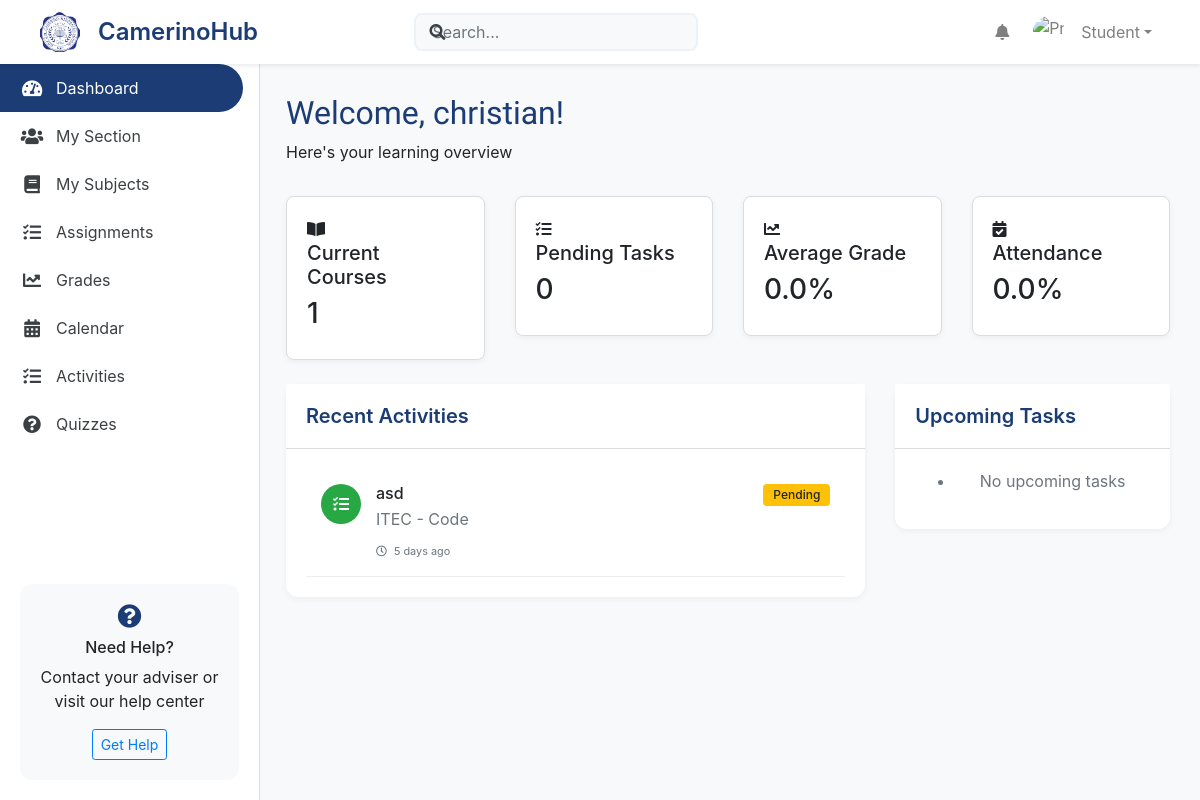
Page /Student/student_dashboard.php (signed in) on the committed database.
### tables this page shows
CREATE TABLE `student` (
  `student_id` int(11) NOT NULL,
  `username` varchar(100) NOT NULL,
  `password` varchar(255) NOT NULL,
  `email` varchar(100) NOT NULL,
  `firstname` varchar(100) NOT NULL,
  `lastname` varchar(100) NOT NULL,
  `middlename` varchar(100) DEFAULT NULL,
  `profile_image` varchar(255) DEFAULT NULL,
  `cys` varchar(50) NOT NULL,
  `status` enum('active','inactive','archived','graduated') DEFAULT 'active',
  `login_attempts` int(11) DEFAULT 0,
  `lockout_until` datetime DEFAULT NULL,
  `user_online` tinyint(1) DEFAULT 0,
  `created_at` timestamp NOT NULL DEFAULT current_timestamp(),
  `updated_at` timestamp NOT NULL DEFAULT current_timestamp() ON UPDATE current_timestamp()
);

CREATE TABLE `activities` (
  `activity_id` int(11) NOT NULL,
  `teacher_id` int(11) NOT NULL,
  `section_subject_id` int(11) NOT NULL,
  `title` varchar(255) NOT NULL,
  `description` text DEFAULT NULL,
  `file_path` varchar(255) DEFAULT NULL,
  `type` enum('activity','quiz','assignment') DEFAULT 'activity',
  `points` int(11) NOT NULL DEFAULT 100,
  `quiz_link` varchar(255) DEFAULT NULL,
  `quiz_duration` int(11) DEFAULT NULL COMMENT 'Duration in minutes',
  `prevent_tab_switch` tinyint(1) DEFAULT 0,
  `fullscreen_required` tinyint(1) DEFAULT 0,
  `quiz_attempts` int(11) DEFAULT 1,
  `due_date` datetime NOT NULL,
  `created_at` timestamp NOT NULL DEFAULT current_timestamp(),
  `updated_at` timestamp NOT NULL DEFAULT current_timestamp() ON UPDATE current_timestamp(),
  `status` enum('active','inactive') DEFAULT 'active'
);

CREATE TABLE `subjects` (
  `id` int(11) NOT NULL,
  `subject_code` varchar(20) NOT NULL,
  `subject_title` varchar(255) NOT NULL,
  `subject_name` varchar(100) NOT NULL,
  `category` varchar(100) NOT NULL,
  `description` varchar(255) DEFAULT NULL,
  `created_at` timestamp NOT NULL DEFAULT current_timestamp(),
  `status` enum('active','inactive') NOT NULL DEFAULT 'active'
);

### db/dbConnector.php (called while the page is built, shortened)
<?php
class DbConnector {
public $link;
public $messageLink;
function __construct($useMessageDb = false) {
        $host = 'localhost';
        $mainDb = 'camerinohub';
        $user = 'root';
        $pass = '';
        $this->link = mysqli_connect($host, $user, $pass, $mainDb);
        mysqli_set_charset($this->link, "utf8mb4");
    }
    function prepare($query, $useMessageDb = false) {
        $conn = $useMessageDb ? $this->messageLink : $this->link;
        $stmt = mysqli_prepare($conn, $query);
        return $stmt;
    }
}
?>

### Student/student_dashboard.php (the view, shortened to what this page needs)
<?php
require_once('../db/dbConnector.php');
$db = new DbConnector();
$student_id = $_SESSION['id'];
$query = "SELECT s.*, sec.section_name, sec.grade_level
          FROM student s
          LEFT JOIN student_sections ss ON s.student_id = ss.student_id
          LEFT JOIN sections sec ON ss.section_id = sec.section_id
          WHERE s.student_id = ? AND ss.status = 'active'";
$stmt = $db->prepare($query);
$stmt->bind_param("i", $student_id);
$stmt->execute();
$student_info = $stmt->get_result()->fetch_assoc();
$activities_query = "SELECT
    a.title,
    a.type,
    a.created_at as activity_date,
    sec.section_name,
    sub.subject_name,
    sub.subject_code,
    COALESCE(sas.points, 'Not submitted') as score,
    CASE
        WHEN sas.submission_id IS NOT NULL THEN 'Submitted'
        WHEN a.due_date < NOW() THEN 'Overdue'
        ELSE 'Pending'
    END as status
FROM student_sections ss
JOIN sections sec ON ss.section_id = sec.section_id
JOIN section_subjects ssub ON sec.section_id = ssub.section_id
JOIN subjects sub ON ssub.subject_id = sub.id
JOIN activities a ON ssub.id = a.section_subject_id
LEFT JOIN student_activity_submissions sas ON a.activity_id = sas.activity_id
    AND sas.student_id = ?
WHERE ss.student_id = ?
    AND ss.status = 'active'
    AND ssub.status = 'active'
    AND ss.academic_year_id = (SELECT id FROM academic_years WHERE status = 'active' LIMIT 1)
ORDER BY a.created_at DESC
LIMIT 5";
$stmt = $db->prepare($activities_query);
$stmt->bind_param("ii", $student_id, $student_id);
$stmt->execute();
$recent_activities = $stmt->get_result()->fetch_all(MYSQLI_ASSOC);
$tasks_query = "SELECT
    a.activity_id,
    a.title,
    a.due_date,
    sub.subject_name,
    sub.subject_code,
    ssub.schedule_day,
    ssub.schedule_time
FROM student_sections ss
JOIN sections sec ON ss.section_id = sec.section_id
JOIN section_subjects ssub ON sec.section_id = ssub.section_id
JOIN subjects sub ON ssub.subject_id = sub.id
JOIN activities a ON ssub.id = a.section_subject_id
WHERE ss.student_id = ?
    AND ss.status = 'active'
    AND ssub.status = 'active'
    AND ss.academic_year_id = (SELECT id FROM academic_years WHERE status = 'active' LIMIT 1)
    AND a.type = 'assignment'
    AND a.due_date > NOW()
    AND a.activity_id NOT IN (
        SELECT activity_id
        FROM student_activity_submissions
        WHERE student_id = ?
    )
ORDER BY a.due_date ASC
LIMIT 5";
$stmt = $db->prepare($tasks_query);
$stmt->bind_param("ii", $student_id, $student_id);
$stmt->execute();
$upcoming_tasks = $stmt->get_result()->fetch_all(MYSQLI_ASSOC);
$attendance_query = "SELECT
    COALESCE(
        COUNT(CASE WHEN a.status = 'present' THEN 1 END) * 100.0 / NULLIF(COUNT(*), 0),
        0
    ) as attendance_rate
FROM student_sections ss
JOIN section_subjects ssub ON ss.section_id = ssub.section_id
JOIN attendance a ON ssub.id = a.section_subject_id AND ss.student_id = a.student_id
WHERE ss.student_id = ?
    AND ss.status = 'active'
    AND ssub.status = 'active'
    AND ss.academic_year_id = (SELECT id FROM academic_years WHERE status = 'active' LIMIT 1)
    AND a.date >= DATE_SUB(CURDATE(), INTERVAL 30 DAY)";
$stmt = $db->prepare($attendance_query);
$stmt->bind_param("i", $student_id);
$stmt->execute();
$attendance_result = $stmt->get_result()->fetch_assoc();
$attendance_rate = number_format($attendance_result['attendance_rate'] ?? 0, 1);
$stats_query = "SELECT
    (
        SELECT COUNT(DISTINCT ssub.subject_id)
        FROM student_sections ss
        JOIN section_subjects ssub ON ss.section_id = ssub.section_id
        WHERE ss.student_id = ?
        AND ss.status = 'active'
        AND ssub.status = 'active'
        AND ss.academic_year_id = (SELECT id FROM academic_years WHERE status = 'active' LIMIT 1)
    ) as course_count,
    (
        SELECT COUNT(*)
        FROM activities a
        JOIN section_subjects ssub ON a.section_subject_id = ssub.id
        JOIN student_sections ss ON ssub.section_id = ss.section_id
        WHERE ss.student_id = ?
        AND ss.status = 'active'
        AND ssub.status = 'active'
        AND ss.academic_year_id = (SELECT id FROM academic_years WHERE status = 'active' LIMIT 1)
        AND a.type = 'assignment'
        AND a.due_date > NOW()
        AND a.activity_id NOT IN (
            SELECT activity_id
            FROM student_activity_submissions
            WHERE student_id = ?
        )
    ) as pending_count";
$stmt = $db->prepare($stats_query);
$stmt->bind_param("iii", $student_id, $student_id, $student_id);
$stmt->execute();
$stats_result = $stmt->get_result()->fetch_assoc();
$student_info['course_count'] = $stats_result['course_count'] ?? 0;
$student_info['pending_count'] = $stats_result['pending_count'] ?? 0;
$grades_query = "SELECT
    AVG(sas.points) as average_grade
FROM student_sections ss
JOIN sections sec ON ss.section_id = sec.section_id
JOIN section_schedules sched ON sec.section_id = sched.section_id
JOIN activities a ON sched.teacher_id = a.teacher_id
JOIN student_activity_submissions sas ON a.activity_id = sas.activity_id
WHERE ss.student_id = ?
    AND ss.status = 'active'
    AND sched.status = 'active'";
$stmt = $db->prepare($grades_query);
$stmt->bind_param("i", $student_id);
$stmt->execute();
$grades_result = $stmt->get_result()->fetch_assoc();
$average_grade = number_format($grades_result['average_grade'] ?? 0, 1);
function timeAgo($datetime) {
    $timestamp = strtotime($datetime);
    $diff = time() - $timestamp;
    if ($diff < 60) {
        return "Just now";
    } elseif ($diff < 3600) {
        $mins = floor($diff / 60);
        return $mins . " minute" . ($mins > 1 ? "s" : "") . " ago";
    } elseif ($diff < 86400) {
        $hours = floor($diff / 3600);
        return $hours . " hour" . ($hours > 1 ? "s" : "") . " ago";
    } else {
        $days = floor($diff / 86400);
        return $days . " day" . ($days > 1 ? "s" : "") . " ago";
    }
}
function getActivityTypeClass($type) {
    $classes = [
        'assignment' => 'bg-primary',
        'quiz' => 'bg-warning',
        'activity' => 'bg-success'
    ];
    return $classes[$type] ?? 'bg-secondary';
}
function getActivityTypeIcon($type) {
    $icons = [
        'assignment' => 'fa-file-alt',
        'quiz' => 'fa-question-circle',
        'activity' => 'fa-tasks'
    ];
    return $icons[$type] ?? 'fa-circle';
}
function getStatusBadgeClass($status) {
    $classes = [
        'Submitted' => 'badge-success',
        'Pending' => 'badge-warning',
        'Overdue' => 'badge-danger'
    ];
    return $classes[$status] ?? 'badge-secondary';
}
?>
<!DOCTYPE html>
<html lang="en">
<head>
    <link href="https://stackpath.bootstrapcdn.com/bootstrap/4.5.2/css/bootstrap.min.css" rel="stylesheet">
    <link href="https://cdnjs.cloudflare.com/ajax/libs/font-awesome/5.15.1/css/all.min.css" rel="stylesheet">
    <link rel="stylesheet" href="css/dashboard-shared.css">
    <link rel="stylesheet" href="css/dashboard.css">
</head>
<body>
    <?php include 'includes/navigation.php'; ?>
    <div class="dashboard-container">
        <?php include 'includes/sidebar.php'; ?>
        <div class="main-content">
            <div class="welcome-section">
                <h1>Welcome, <?php echo htmlspecialchars($student_info['firstname'] ?? 'Student'); ?>!</h1>
                <p>Here's your learning overview</p>
            </div>
            <div class="row stats-cards">
                <div class="col-md-3">
                    <div class="card">
                        <div class="card-body">
                            <i class="fas fa-book-open"></i>
                            <h5>Current Courses</h5>
                            <h3><?php echo $student_info['course_count'] ?? 0; ?></h3>
                        </div>
                    </div>
                </div>
                <div class="col-md-3">
                    <div class="card">
                        <div class="card-body">
                            <i class="fas fa-tasks"></i>
                            <h5>Pending Tasks</h5>
                            <h3><?php echo $student_info['pending_count'] ?? 0; ?></h3>
                        </div>
                    </div>
                </div>
                <div class="col-md-3">
                    <div class="card">
                        <div class="card-body">
                            <i class="fas fa-chart-line"></i>
                            <h5>Average Grade</h5>
                            <h3><?php echo $average_grade; ?>%</h3>
                        </div>
                    </div>
                </div>
                <div class="col-md-3">
                    <div class="card">
                        <div class="card-body">
                            <i class="fas fa-calendar-check"></i>
                            <h5>Attendance</h5>
                            <h3><?php echo $attendance_rate; ?>%</h3>
                        </div>
                    </div>
                </div>
            </div>
            <div class="row mt-4">
                <div class="col-md-8">
                    <div class="card">
                        <div class="card-header">
                            <h5>Recent Activities</h5>
                        </div>
                        <div class="card-body">
                            <?php foreach ($recent_activities as $activity): ?>
                                <div class="activity-item">
                                    <div class="activity-icon <?php echo getActivityTypeClass($activity['type']); ?>">
                                        <i class="fas <?php echo getActivityTypeIcon($activity['type']); ?>"></i>
                                    </div>
                                    <div class="activity-content">
                                        <div class="d-flex justify-content-between align-items-start">
                                            <div>
                                                <h6 class="mb-1"><?php echo htmlspecialchars($activity['title']); ?></h6>
                                                <p class="mb-1 text-muted">
                                                    <?php echo htmlspecialchars($activity['subject_code']); ?> -
                                                    <?php echo htmlspecialchars($activity['subject_name']); ?>
                                                </p>
                                            </div>
                                            <span class="badge <?php echo getStatusBadgeClass($activity['status']); ?>">
                                                <?php echo $activity['status']; ?>
                                            </span>
                                        </div>
                                        <div class="activity-meta">
                                            <small class="text-muted">
                                                <i class="far fa-clock mr-1"></i>
                                                <?php echo timeAgo($activity['activity_date']); ?>
                                            </small>
                                        </div>
                                    </div>
                                </div>
                            <?php endforeach; ?>
                        </div>
                    </div>
                </div>
                <div class="col-md-4">
                    <div class="card">
                        <div class="card-header">
                            <h5>Upcoming Tasks</h5>
                        </div>
                        <div class="card-body">
                            <ul class="task-list">
                                <?php if (empty($upcoming_tasks)): ?>
                                    <li class="text-muted text-center">No upcoming tasks</li>
                                <?php endif; ?>
                            </ul>
                        </div>
                    </div>
                </div>
            </div>
        </div>
    </div>
</body>
</html>

### Student/css/dashboard-shared.css (style rules this page uses)
:root { --primary-color: #1B3C74; --secondary-color: #2AA7FF; --accent-color: #4285f4; --text-primary: #3c4043; --border-color: #dadce0; --hover-bg: #f8f9fa; --sidebar-width: 250px; }
.dashboard-container { display: flex; min-height: 100vh; padding-top: 64px; }
.main-content { flex: 1; margin-left: 256px; padding: 30px; background: #f8f9fa; }
.card { border: none; border-radius: 12px; box-shadow: 0 2px 6px rgba(0,0,0,0.05); transition: transform 0.3s ease, box-shadow 0.3s ease; }
.card-header { background: white; border-bottom: 1px solid var(--border-color); padding: 20px; }
.card-header h5 { margin: 0; color: var(--primary-color); font-weight: 600; }

### Student/css/dashboard.css (style rules this page uses)
.welcome-section { margin-bottom: 32px; }
.welcome-section h1 { font-family: 'Product Sans', sans-serif; font-size: 32px; color: var(--primary-color); }
.stats-cards .card { border-radius: 8px; border: 1px solid var(--border-color); transition: box-shadow 0.3s; }
.activity-item { display: flex; align-items: flex-start; padding: 15px; border-bottom: 1px solid #eee; }
.activity-icon { width: 40px; height: 40px; border-radius: 50%; display: flex; align-items: center; justify-content: center; color: white; margin-right: 15px; }
.activity-content { flex: 1; }
.activity-meta { margin-top: 5px; font-size: 0.85rem; }
.badge { padding: 5px 10px; font-weight: 500; }

### rows in the picture
student: firstname "christian", login_attempts "0"
activities: title "asd", subjects.subject_code "ITEC", subjects.subject_name "Code", status "Pending", created_at "5 days ago"

### other values in the picture
$userData['firstname'] "Student"
$student_info['course_count'] "1"
$average_grade "0.0"
$attendance_rate "0.0"
